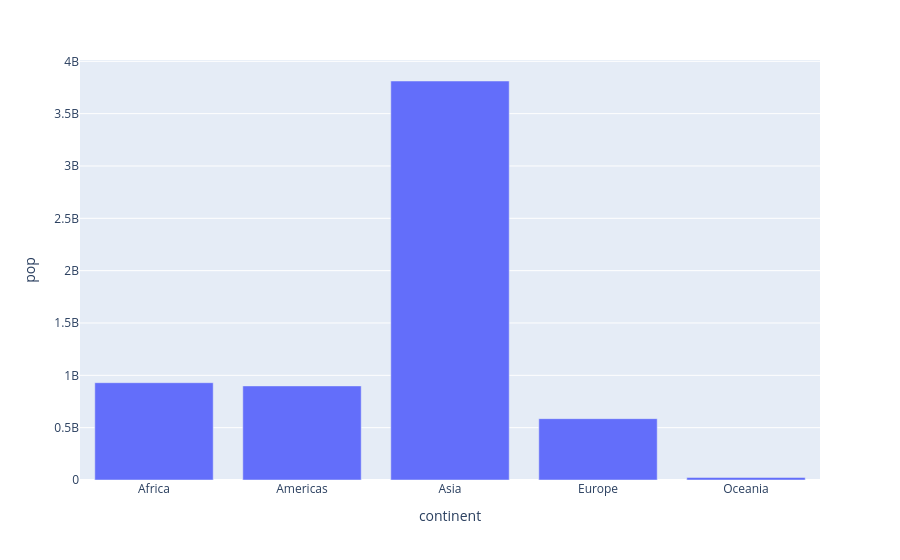

The notebook cell this image was saved under:
### Markdown cell above
## Test example:

We provide the following example as a simple test case to make sure that you can render plotly plots inside your environment.

### Code cell
import plotly.express as px

df = px.data.gapminder().query("year == 2007")
totals = df.groupby("continent", as_index=False)["pop"].sum()

fig = px.bar(totals, x="continent", y="pop")
fig.show()

### Figure 1 — Plotly figure (JSON) as saved in the notebook; plotly's stock layout.template omitted (floating-point values rounded to 4 significant figures)
{"data": [{"hovertemplate": "continent=%{x}<br>pop=%{y}<extra></extra>", "legendgroup": "", "marker": {"color": "#636efa", "pattern": {"shape": ""}}, "name": "", "orientation": "v", "showlegend": false, "textposition": "auto", "type": "bar", "x": ["Africa", "Americas", "Asia", "Europe", "Oceania"], "xaxis": "x", "y": [929539692, 898871184, 3811953827, 586098529, 24549947], "yaxis": "y"}], "layout": {"barmode": "relative", "legend": {"tracegroupgap": 0}, "margin": {"t": 60}, "xaxis": {"anchor": "y", "domain": [0, 1], "title": {"text": "continent"}}, "yaxis": {"anchor": "x", "domain": [0, 1], "title": {"text": "pop"}}}}
